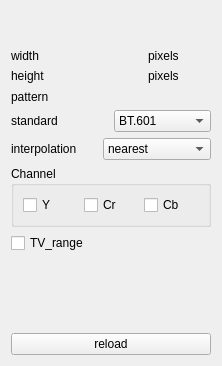
<?xml version="1.0" encoding="UTF-8"?>
<ui version="4.0">
 <class>yuv_info</class>
 <widget class="QWidget" name="yuv_info">
  <property name="geometry">
   <rect>
    <x>0</x>
    <y>0</y>
    <width>222</width>
    <height>366</height>
   </rect>
  </property>
  <property name="windowTitle">
   <string>Form</string>
  </property>
  <layout class="QVBoxLayout" name="verticalLayout">
   <item>
    <spacer name="verticalSpacer_2">
     <property name="orientation">
      <enum>Qt::Vertical</enum>
     </property>
     <property name="sizeHint" stdset="0">
      <size>
       <width>20</width>
       <height>42</height>
      </size>
     </property>
    </spacer>
   </item>
   <item>
    <layout class="QHBoxLayout" name="horizontalLayout">
     <item>
      <widget class="QLabel" name="label">
       <property name="text">
        <string>width</string>
       </property>
      </widget>
     </item>
     <item>
      <widget class="QLabel" name="width">
       <property name="text">
        <string/>
       </property>
      </widget>
     </item>
     <item>
      <widget class="QLabel" name="label_3">
       <property name="text">
        <string>pixels</string>
       </property>
      </widget>
     </item>
    </layout>
   </item>
   <item>
    <layout class="QHBoxLayout" name="horizontalLayout_2">
     <item>
      <widget class="QLabel" name="label_2">
       <property name="text">
        <string>height</string>
       </property>
      </widget>
     </item>
     <item>
      <widget class="QLabel" name="height">
       <property name="text">
        <string/>
       </property>
      </widget>
     </item>
     <item>
      <widget class="QLabel" name="label_4">
       <property name="text">
        <string>pixels</string>
       </property>
      </widget>
     </item>
    </layout>
   </item>
   <item>
    <layout class="QHBoxLayout" name="horizontalLayout_3">
     <item>
      <widget class="QLabel" name="label_5">
       <property name="text">
        <string>pattern</string>
       </property>
      </widget>
     </item>
     <item>
      <spacer name="horizontalSpacer_2">
       <property name="orientation">
        <enum>Qt::Vertical</enum>
       </property>
       <property name="sizeHint" stdset="0">
        <size>
         <width>40</width>
         <height>20</height>
        </size>
       </property>
      </spacer>
     </item>
     <item>
      <widget class="QLabel" name="pattern">
       <property name="text">
        <string/>
       </property>
      </widget>
     </item>
     <item>
      <spacer name="horizontalSpacer">
       <property name="orientation">
        <enum>Qt::Vertical</enum>
       </property>
       <property name="sizeHint" stdset="0">
        <size>
         <width>40</width>
         <height>20</height>
        </size>
       </property>
      </spacer>
     </item>
    </layout>
   </item>
   <item>
    <layout class="QHBoxLayout" name="horizontalLayout_4">
     <item>
      <widget class="QLabel" name="label_6">
       <property name="text">
        <string>standard </string>
       </property>
      </widget>
     </item>
     <item>
      <widget class="QComboBox" name="comboBox_3">
       <item>
        <property name="text">
         <string>BT.601</string>
        </property>
       </item>
       <item>
        <property name="text">
         <string>BT.709</string>
        </property>
       </item>
       <item>
        <property name="text">
         <string>BT.2020</string>
        </property>
       </item>
      </widget>
     </item>
    </layout>
   </item>
   <item>
    <layout class="QHBoxLayout" name="horizontalLayout_5">
     <item>
      <widget class="QLabel" name="label_7">
       <property name="text">
        <string>interpolation</string>
       </property>
      </widget>
     </item>
     <item>
      <widget class="QComboBox" name="comboBox">
       <item>
        <property name="text">
         <string>nearest</string>
        </property>
       </item>
       <item>
        <property name="text">
         <string>cubic</string>
        </property>
       </item>
       <item>
        <property name="text">
         <string>linear</string>
        </property>
       </item>
       <item>
        <property name="text">
         <string>area</string>
        </property>
       </item>
       <item>
        <property name="text">
         <string>linear_exact</string>
        </property>
       </item>
       <item>
        <property name="text">
         <string>nearest_exact</string>
        </property>
       </item>
      </widget>
     </item>
    </layout>
   </item>
   <item>
    <widget class="QGroupBox" name="groupBox">
     <property name="title">
      <string>Channel</string>
     </property>
     <layout class="QHBoxLayout" name="horizontalLayout_6">
      <item>
       <widget class="QCheckBox" name="Y_channel">
        <property name="text">
         <string>Y</string>
        </property>
       </widget>
      </item>
      <item>
       <widget class="QCheckBox" name="Cr_channel">
        <property name="text">
         <string>Cr</string>
        </property>
       </widget>
      </item>
      <item>
       <widget class="QCheckBox" name="Cb_channel">
        <property name="text">
         <string>Cb</string>
        </property>
       </widget>
      </item>
     </layout>
    </widget>
   </item>
   <item>
    <widget class="QCheckBox" name="checkBox">
     <property name="text">
      <string>TV_range</string>
     </property>
    </widget>
   </item>
   <item>
    <spacer name="verticalSpacer_4">
     <property name="orientation">
      <enum>Qt::Vertical</enum>
     </property>
     <property name="sizeHint" stdset="0">
      <size>
       <width>20</width>
       <height>40</height>
      </size>
     </property>
    </spacer>
   </item>
   <item>
    <spacer name="verticalSpacer_3">
     <property name="orientation">
      <enum>Qt::Vertical</enum>
     </property>
     <property name="sizeHint" stdset="0">
      <size>
       <width>20</width>
       <height>42</height>
      </size>
     </property>
    </spacer>
   </item>
   <item>
    <widget class="QPushButton" name="reload">
     <property name="text">
      <string>reload</string>
     </property>
    </widget>
   </item>
  </layout>
 </widget>
 <resources/>
 <connections/>
</ui>
